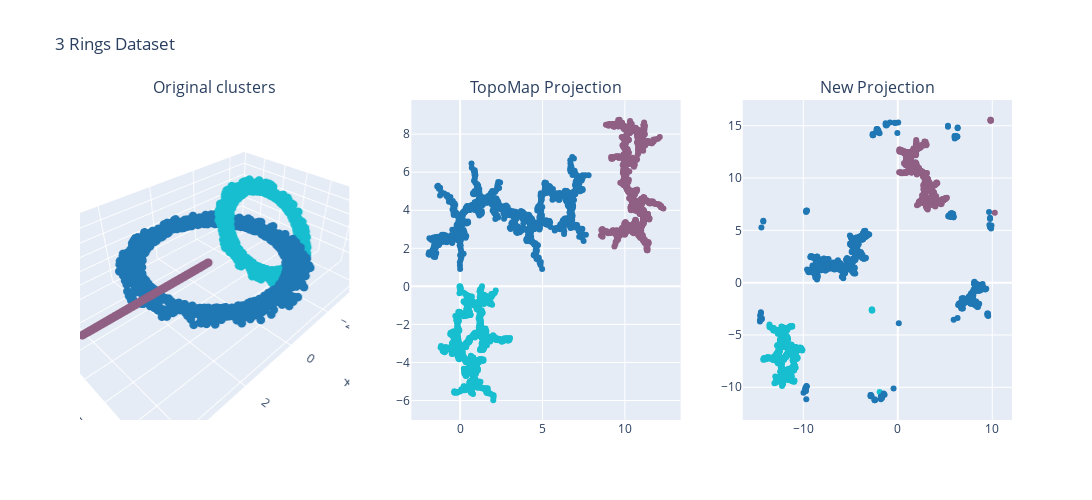

The notebook cell this image was saved under:
### Code cell
fig = plot_data_projection(df_rings, proj_rings, projections_inv)
fig.update_layout(title_text='3 Rings Dataset')
fig.show()

### Figure 1 — Plotly figure (JSON) as saved in the notebook; plotly's stock layout.template omitted (floating-point values rounded to 4 significant figures; data arrays with more than 128 entries replaced by an {"elided": "..."} marker saying what was removed)
{"data": [{"marker": {"color": {"elided": "3210 int values"}, "colorscale": [[0, "#1F77B4"], [0.1111, "#FF7F0E"], [0.2222, "#2CA02C"], [0.3333, "#D62728"], [0.4444, "#9467BD"], [0.5556, "#8C564B"], [0.6667, "#E377C2"], [0.7778, "#7F7F7F"], [0.8889, "#BCBD22"], [1, "#17BECF"]], "size": 3}, "mode": "markers", "scene": "scene", "type": "scatter3d", "x": {"elided": "3210 float values"}, "y": {"elided": "3210 float values"}, "z": {"elided": "3210 float values"}}, {"marker": {"color": {"elided": "3210 int values"}, "colorscale": [[0, "#1F77B4"], [0.1111, "#FF7F0E"], [0.2222, "#2CA02C"], [0.3333, "#D62728"], [0.4444, "#9467BD"], [0.5556, "#8C564B"], [0.6667, "#E377C2"], [0.7778, "#7F7F7F"], [0.8889, "#BCBD22"], [1, "#17BECF"]]}, "mode": "markers", "type": "scatter", "x": {"elided": "3210 float values"}, "xaxis": "x", "y": {"elided": "3210 float values"}, "yaxis": "y"}, {"marker": {"color": {"elided": "3210 int values"}, "colorscale": [[0, "#1F77B4"], [0.1111, "#FF7F0E"], [0.2222, "#2CA02C"], [0.3333, "#D62728"], [0.4444, "#9467BD"], [0.5556, "#8C564B"], [0.6667, "#E377C2"], [0.7778, "#7F7F7F"], [0.8889, "#BCBD22"], [1, "#17BECF"]]}, "mode": "markers", "type": "scatter", "x": {"elided": "3210 float values"}, "xaxis": "x2", "y": {"elided": "3210 float values"}, "yaxis": "y2"}], "layout": {"annotations": [{"font": {"size": 16}, "showarrow": false, "text": "Original clusters", "x": 0.1444, "xanchor": "center", "xref": "paper", "y": 1, "yanchor": "bottom", "yref": "paper"}, {"font": {"size": 16}, "showarrow": false, "text": "TopoMap Projection", "x": 0.5, "xanchor": "center", "xref": "paper", "y": 1, "yanchor": "bottom", "yref": "paper"}, {"font": {"size": 16}, "showarrow": false, "text": "New Projection", "x": 0.8556, "xanchor": "center", "xref": "paper", "y": 1, "yanchor": "bottom", "yref": "paper"}], "height": 500, "scene": {"domain": {"x": [0, 0.2889], "y": [0, 1]}}, "showlegend": false, "title": {"text": "3 Rings Dataset"}, "width": 1200, "xaxis": {"anchor": "y", "domain": [0.3556, 0.6444]}, "xaxis2": {"anchor": "y2", "domain": [0.7111, 1]}, "yaxis": {"anchor": "x", "domain": [0, 1]}, "yaxis2": {"anchor": "x2", "domain": [0, 1]}}}
